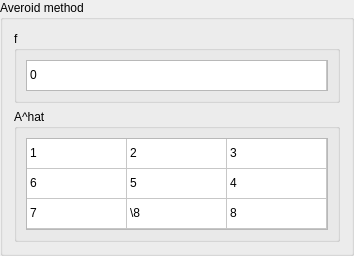
            <widget class="QGroupBox" name="averoidfABox">
             <property name="sizePolicy">
              <sizepolicy hsizetype="Preferred" vsizetype="Minimum">
               <horstretch>0</horstretch>
               <verstretch>0</verstretch>
              </sizepolicy>
             </property>
             <property name="title">
              <string>Averoid method</string>
             </property>
             <layout class="QVBoxLayout" name="verticalLayout_26">
              <item>
               <widget class="QGroupBox" name="averoidfBox">
                <property name="title">
                 <string>f</string>
                </property>
                <layout class="QVBoxLayout" name="verticalLayout_37">
                 <item>
                  <widget class="QTableWidget" name="averoidfTableWidget">
                   <property name="sizePolicy">
                    <sizepolicy hsizetype="Expanding" vsizetype="Maximum">
                     <horstretch>0</horstretch>
                     <verstretch>0</verstretch>
                    </sizepolicy>
                   </property>
                   <property name="maximumSize">
                    <size>
                     <width>16777215</width>
                     <height>31</height>
                    </size>
                   </property>
                   <property name="verticalScrollBarPolicy">
                    <enum>Qt::ScrollBarPolicy::ScrollBarAlwaysOff</enum>
                   </property>
                   <property name="horizontalScrollBarPolicy">
                    <enum>Qt::ScrollBarPolicy::ScrollBarAlwaysOff</enum>
                   </property>
                   <property name="sizeAdjustPolicy">
                    <enum>QAbstractScrollArea::SizeAdjustPolicy::AdjustToContents</enum>
                   </property>
                   <property name="editTriggers">
                    <set>QAbstractItemView::EditTrigger::NoEditTriggers</set>
                   </property>
                   <property name="selectionMode">
                    <enum>QAbstractItemView::SelectionMode::NoSelection</enum>
                   </property>
                   <property name="supportedDragActions">
                    <set>Qt::DropAction::IgnoreAction</set>
                   </property>
                   <attribute name="horizontalHeaderVisible">
                    <bool>false</bool>
                   </attribute>
                   <attribute name="horizontalHeaderStretchLastSection">
                    <bool>true</bool>
                   </attribute>
                   <attribute name="verticalHeaderVisible">
                    <bool>false</bool>
                   </attribute>
                   <row>
                    <property name="text">
                     <string>0</string>
                    </property>
                   </row>
                   <column>
                    <property name="text">
                     <string>0</string>
                    </property>
                   </column>
                   <item row="0" column="0">
                    <property name="text">
                     <string>0</string>
                    </property>
                   </item>
                  </widget>
                 </item>
                </layout>
               </widget>
              </item>
              <item>
               <widget class="QGroupBox" name="averoidAMatBox">
                <property name="title">
                 <string>A^hat</string>
                </property>
                <layout class="QVBoxLayout" name="verticalLayout_38">
                 <item>
                  <widget class="QTableWidget" name="averoidAMatTableWidget">
                   <property name="verticalScrollBarPolicy">
                    <enum>Qt::ScrollBarPolicy::ScrollBarAlwaysOff</enum>
                   </property>
                   <property name="horizontalScrollBarPolicy">
                    <enum>Qt::ScrollBarPolicy::ScrollBarAlwaysOff</enum>
                   </property>
                   <property name="sizeAdjustPolicy">
                    <enum>QAbstractScrollArea::SizeAdjustPolicy::AdjustToContents</enum>
                   </property>
                   <property name="editTriggers">
                    <set>QAbstractItemView::EditTrigger::NoEditTriggers</set>
                   </property>
                   <property name="selectionMode">
                    <enum>QAbstractItemView::SelectionMode::NoSelection</enum>
                   </property>
                   <property name="supportedDragActions">
                    <set>Qt::DropAction::IgnoreAction</set>
                   </property>
                   <attribute name="horizontalHeaderVisible">
                    <bool>false</bool>
                   </attribute>
                   <attribute name="horizontalHeaderStretchLastSection">
                    <bool>true</bool>
                   </attribute>
                   <attribute name="verticalHeaderVisible">
                    <bool>false</bool>
                   </attribute>
                   <row>
                    <property name="text">
                     <string>0</string>
                    </property>
                   </row>
                   <row>
                    <property name="text">
                     <string>1</string>
                    </property>
                   </row>
                   <row>
                    <property name="text">
                     <string>2</string>
                    </property>
                   </row>
                   <column>
                    <property name="text">
                     <string>0</string>
                    </property>
                   </column>
                   <column>
                    <property name="text">
                     <string>1</string>
                    </property>
                   </column>
                   <column>
                    <property name="text">
                     <string>2</string>
                    </property>
                   </column>
                   <item row="0" column="0">
                    <property name="text">
                     <string>1</string>
                    </property>
                   </item>
                   <item row="0" column="1">
                    <property name="text">
                     <string>2</string>
                    </property>
                   </item>
                   <item row="0" column="2">
                    <property name="text">
                     <string>3</string>
                    </property>
                   </item>
                   <item row="1" column="0">
                    <property name="text">
                     <string>6</string>
                    </property>
                   </item>
                   <item row="1" column="1">
                    <property name="text">
                     <string>5</string>
                    </property>
                   </item>
                   <item row="1" column="2">
                    <property name="text">
                     <string>4</string>
                    </property>
                   </item>
                   <item row="2" column="0">
                    <property name="text">
                     <string>7</string>
                    </property>
                   </item>
                   <item row="2" column="1">
                    <property name="text">
                     <string>\8</string>
                    </property>
                   </item>
                   <item row="2" column="2">
                    <property name="text">
                     <string>8</string>
                    </property>
                   </item>
                  </widget>
                 </item>
                </layout>
               </widget>
              </item>
             </layout>
            </widget>
